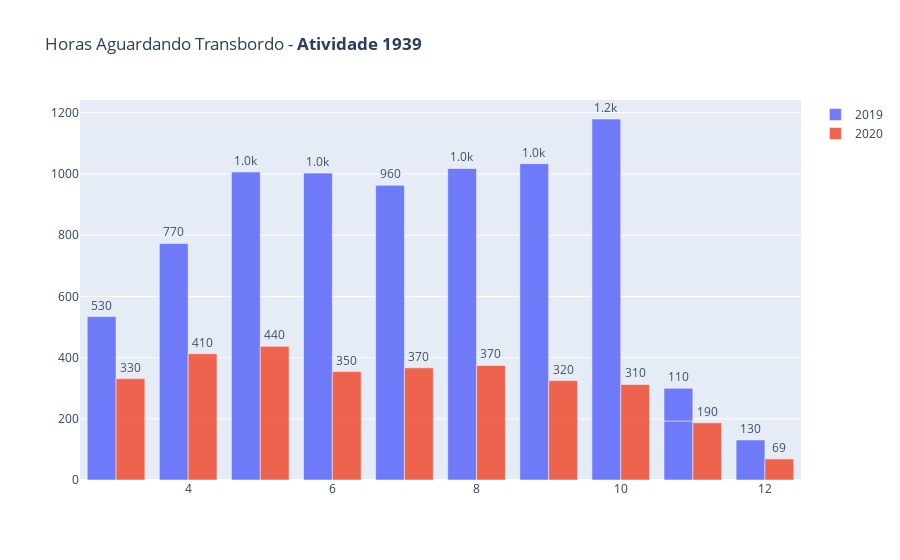

Notebook code for this chart:
### Code cell
import plotly.graph_objects as go

df_eqpto = dt_year_month.query("CD_ATIVIDADE == 1939")
#df_eqpto = df_eqpto.query("CD_EQUIPAMENTO == 1")
df_eqpto = df_eqpto.query("FG_ATIVIDADE_PRODUTIVA != 1")

df2019 = df_eqpto.query('ANO=="2019"')
df2020 = df_eqpto.query('ANO=="2020"')

fig = go.Figure(data=[   
    go.Bar(name='2019', x=df2019.MES, y=df2019.V_TEMPO_PROD_MED_DIA_ATIVIDADE, text=df2019.V_TEMPO_PROD_MED_DIA_ATIVIDADE, textposition='auto'),
    go.Bar(name='2020', x=df2020.MES, y=df2020.V_TEMPO_PROD_MED_DIA_ATIVIDADE, text=df2020.V_TEMPO_PROD_MED_DIA_ATIVIDADE, textposition='auto')
])

#marker_color='crimson'
fig.update_traces(marker_line_color='rgb(255,255,255)', marker_line_width=0.5, opacity=0.9)
fig.update_traces(texttemplate='%{text:.2s}', textposition='outside')
fig.update_layout(uniformtext_minsize=8, uniformtext_mode='hide', title="Horas Aguardando Transbordo - <b>Atividade 1939</b>")
fig.show()

### Figure 1 — Plotly figure (JSON) as saved in the notebook; plotly's stock layout.template omitted (floating-point values rounded to 4 significant figures)
{"data": [{"marker": {"line": {"color": "rgb(255,255,255)", "width": 0.5}}, "name": "2019", "opacity": 0.9, "text": [534.0, 773.0, 1006.0, 1003.0, 963.0, 1018.0, 1034.0, 1180.0, 193, 106.7, 130.8], "textposition": "outside", "texttemplate": "%{text:.2s}", "type": "bar", "x": [3, 4, 5, 6, 7, 8, 9, 10, 11, 11, 12], "y": [534.0, 773.0, 1006.0, 1003.0, 963.0, 1018.0, 1034.0, 1180.0, 193, 106.7, 130.8]}, {"marker": {"line": {"color": "rgb(255,255,255)", "width": 0.5}}, "name": "2020", "opacity": 0.9, "text": [331.4, 412.8, 436.7, 354.2, 366.6, 374.5, 324.8, 312.3, 186.9, 69.06], "textposition": "outside", "texttemplate": "%{text:.2s}", "type": "bar", "x": [3, 4, 5, 6, 7, 8, 9, 10, 11, 12], "y": [331.4, 412.8, 436.7, 354.2, 366.6, 374.5, 324.8, 312.3, 186.9, 69.06]}], "layout": {"title": {"text": "Horas Aguardando Transbordo - <b>Atividade 1939</b>"}, "uniformtext": {"minsize": 8, "mode": "hide"}}}
